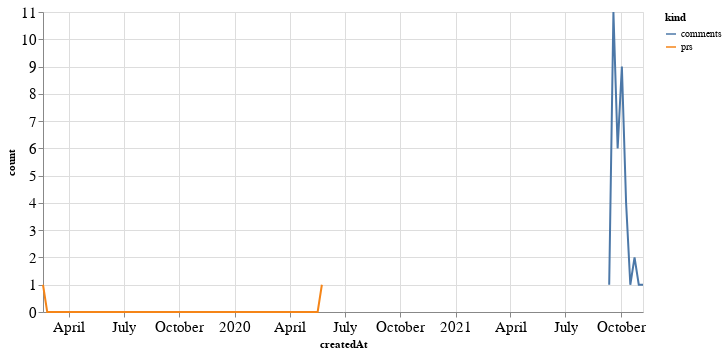

Notebook source saved alongside this figure:
### Code cell
alt.Chart(total_time, width=600).mark_line().encode(
    x='createdAt',
    y='count',
    color='kind'
)

### Figure 1 — Vega-Lite specification as saved in the notebook (floating-point values rounded to 4 significant figures; data arrays with more than 128 entries replaced by an {"elided": "..."} marker saying what was removed)
{"config": {"axisLeft": {"labelFontSize": 15}, "axisBottom": {"labelFontSize": 15}}, "data": {"name": "data-bf97385a53fb5acd428c36b60580ee0b"}, "mark": "line", "encoding": {"color": {"type": "nominal", "field": "kind"}, "x": {"type": "temporal", "field": "createdAt"}, "y": {"type": "quantitative", "field": "count"}}, "width": 600, "$schema": "https://vega.github.io/schema/vega-lite/v4.8.1.json", "datasets": {"data-bf97385a53fb5acd428c36b60580ee0b": {"elided": "152 records"}}}
